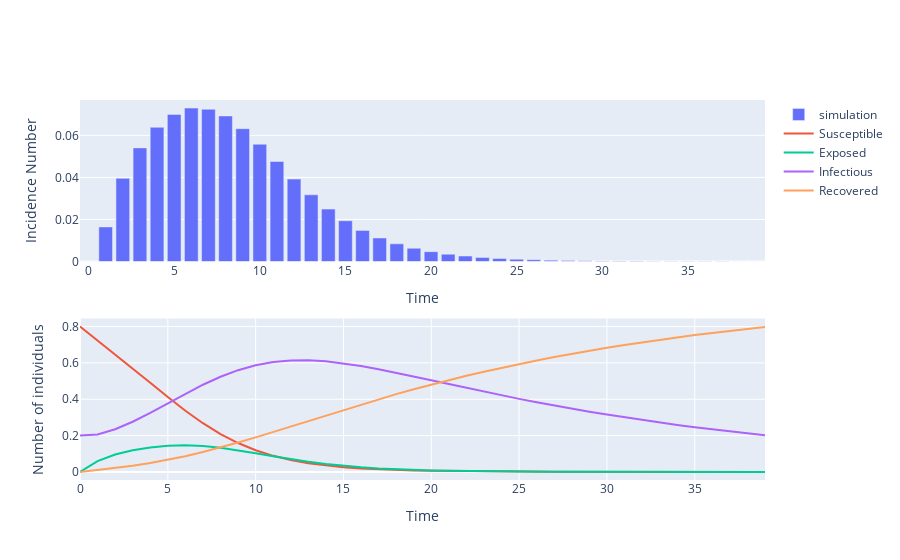

Write notebook code for a chart like this one.
### Code cell
simulated_data = pd.DataFrame({
            'Time': times,
            'Incidence Number': output[:, -1],
            'Susceptible': output[:, 0],
            'Exposed': output[:, 1],
            'Infectious': output[:, 2],
            'Recovered': output[:, 3],
        })

plot = plots.SubplotFigure()
plot.add_simulation(simulated_data)
plot.get_subplots()
plot.show()
